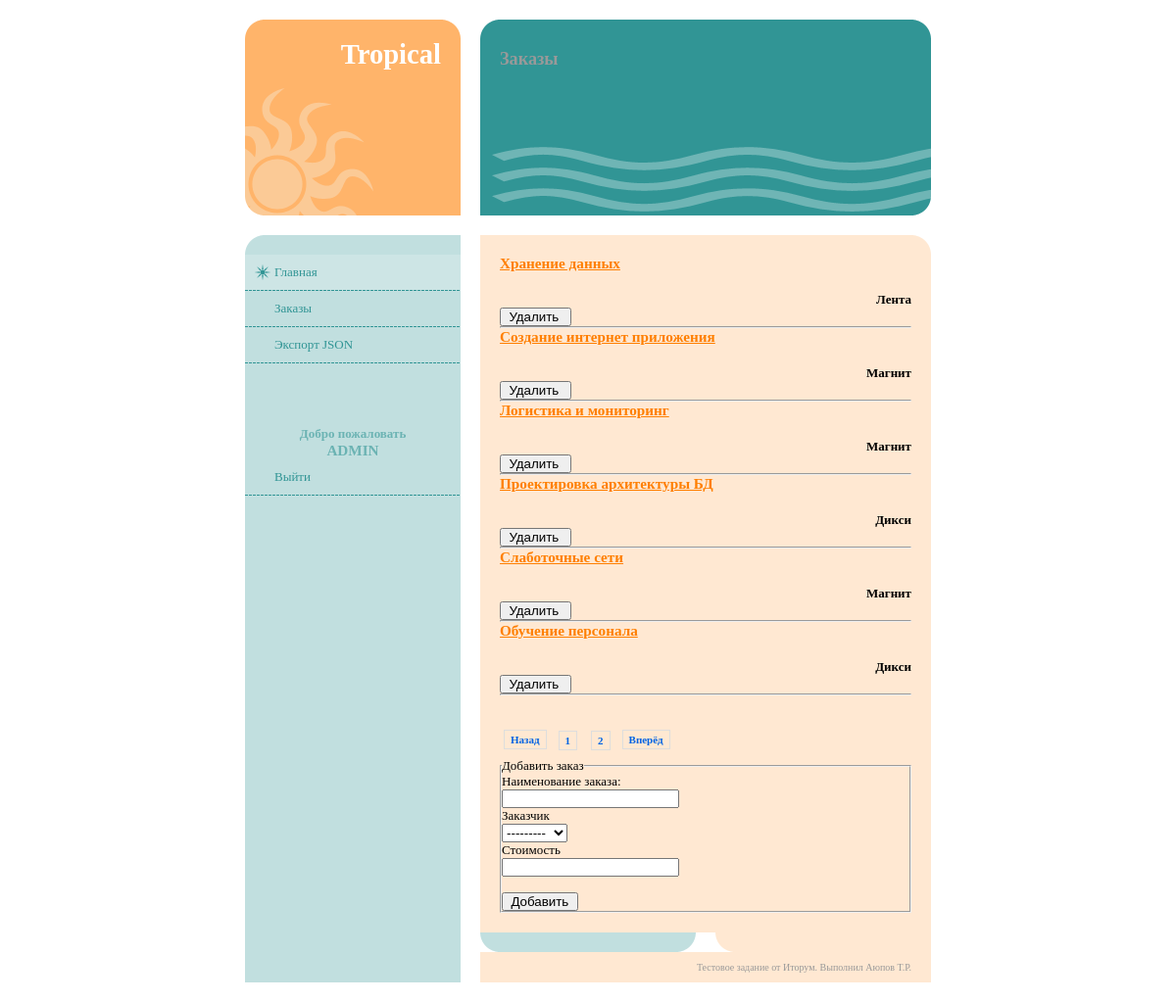
Screenshot of /orders/ (signed in) with the database file from the repository.
### orders/models.py (models this page shows, shortened)
class Order(models.Model):
    title = models.CharField(max_length=50)
    date_created = models.DateTimeField(auto_now_add=True)
    customer = models.ForeignKey(Customer, null=True, on_delete=models.CASCADE)
    price = models.DecimalField(max_digits=10, decimal_places=2)
    def get_absolute_url(self):
        return reverse('order_detail', kwargs={"pk": self.pk})

class Customer(models.Model):
    name = models.CharField(max_length=150, null=True, blank=True)
    def __str__(self):
        return self.name

### orders/views.py (the view)
# urls.py: path('', OrderList.as_view(), name='order_list'),
class OrderList(ListView):
    model = Order
    paginate_by = 6
    def get_context_data(self, **kwargs):
        context = super(OrderList, self).get_context_data(**kwargs)
        context['order_form'] = CreateOrderForm()
        return context

### orders/forms.py
class CreateOrderForm(forms.ModelForm):
    class Meta:
        model = Order
        fields = ['title', 'customer', 'price']

### orders/templates/orders/order_list.html (shortened to what this page needs)
{% extends 'test_task/index.html' %}
{% load static %}
{% block content %}
    {% for i in object_list %}
        <h3 class="title">
            <a href="{{ i.get_absolute_url }}">{{ i.title }}</a>
        </h3>
        <h4 align="right">{{ i.customer}}</h4>
            {% if request.user.is_authenticated %}
                <form method="POST" action="{% url 'delete_order' i.id %}">
                    <input type="submit" name="inputsubmit1" value="&nbsp; Удалить &nbsp; " />
                </form>
            {% endif %}
        <hr>
    {% empty %}
        <h3>В данный момент нет заказов</h3>
    {% endfor %}
    <br><br>
    <ul id="pagination-flickr">
        {% if page_obj.has_previous %}
            <li class="previous-off"><a href="?page={{ page_obj.previous_page_number }}"> Назад </a></li>
        {% else %}
            <li class="previous-off"><a href="">Назад </a></li>
        {% endif %}
        {% for i in page_obj.paginator.page_range %}
            {% if i != page_obj.number %}
                <li class="active"><a href="?page={{ i }}">{{ i }}</a></li>
            {% else %}
                <li class="active"><a href="#"><span>{{ i }}</span></a></li>
            {% endif %}
         {% endfor %}
        {% if page_obj.has_next %}
            <li class="previous-off"><a href="?page={{ page_obj.next_page_number }}">Вперёд</a></li>
        {% else %}
            <li class="previous-off"><a href="">Вперёд</a></li>
        {% endif %}
    </ul>
    <br><br>
{% if request.user.is_authenticated %}
    <form id="form1" method="post" action="{% url 'create_order' %}">
      <fieldset>
      <legend>Добавить заказ</legend>
      <label for="inputtext1">Наименование заказа:</label><br>
          {{ order_form.title}}<br>
      <label for="inputtext2">Заказчик</label><br>
          {{ order_form.customer}}<br>
      <label for="inputtext2">Стоимость</label><br>
          {{ order_form.price}}<br><br>
      <button type="submit">&nbsp; Добавить &nbsp; </button>
      </fieldset>
    </form>
{% endif %}
{% endblock content %}

### test_task/templates/test_task/index.html (shortened to what this page needs)
<!DOCTYPE html>
<head>
{% load static %}
<link href="{% static 'test_task/default.css' %}" rel="stylesheet" type="text/css" />
</head>
<body>
    <div id="logo">
      <h1><a href="#">Tropical</a></h1>
      <h2>Заказы</h2>
    </div>
    <div id="content">
      <div id="sidebar">
        <div id="menu">
          <ul>
            <li class="active"><a href="{% url 'main_page' %}">Главная</a></li>
            <li><a href="{% url 'order_list' %}">Заказы</a></li>
            <li><a href="{% url 'export_orders' %}">Экспорт JSON</a></li>
            {% if request.user.is_authenticated %}
                <br><br><br><br>
                <h4 align="center">Добро пожаловать</h4>
                <h3 align="center">{{ request.user.username.upper }}</h3>
                <li><a href="{% url 'logout' %}">Выйти</a></li>
            {% else %}
                <li><a href="{% url 'login' %}">Войти</a></li>
                <li><a href="{% url 'signup' %}">Регистрация</a></li>
            {% endif %}
          </ul>
        </div>
      </div>
      <div id="main">
        <div id="welcome" class="post">
            {% block content %}
            {% endblock content %}
      </div>
      <div id="extra" style="clear: both;"></div>
    </div>
    <div id="footer">
     <p>Тестовое задание от Иторум. Выполнил Аюпов Т.Р.</p>
    </div>
    </div>
</body>

### test_task/static/test_task/default.css (style rules this page uses)
* { margin: 0; padding: 0; }
body { margin: 20px 0; background: #FFFFFF; font: normal small Georgia, "Times New Roman", Times, serif; color: #999999; }
ul { margin-left: 3em; }
a { color: #3366FF; }
.post { padding: 20px; }
.post .title { margin-bottom: 20px; }
#logo { width: 700px; height: 220px; margin: 0 auto; }
#logo h1 { float: left; width: 180px; height: 160px; padding: 20px; background: #FFB46A url(images/img01.gif) no-repeat; text-align: right; font-size: 2.2em; }
#logo h2 { float: right; width: 420px; height: 150px; padding: 30px 20px 20px 20px; background: #319595 url(images/img02.gif) no-repeat; font-size: 1.4em; }
#logo a { text-decoration: none; color: #FFFFFF; }
#content { width: 700px; margin: 0 auto; background: url(images/img03.gif) repeat-y; }
#extra { clear: both; height: 20px; background: url(images/img06.gif) no-repeat; }
#main { float: right; width: 460px; background: url(images/img05.gif) no-repeat right top; color: #000000; }
#main a { color: #FF7F00; }
#sidebar { float: left; width: 220px; background: url(images/img04.gif) no-repeat; color: #6BB3B3; }
#sidebar a { color: #319595; }
#menu { padding: 20px 0; }
#menu ul { margin: 0; list-style: none; }
#menu li { display: block; padding-bottom: 1px; background: url(images/img07.gif) repeat-x left bottom; }
#menu a { display: block; width: 170px; padding: 10px 20px 10px 30px; text-decoration: none; }
#menu a:hover, #menu .active a { background: #CDE5E5 url(images/img08.gif) no-repeat 10px 50%; }
#footer { clear: both; width: 660px; margin: 0 auto; padding: 10px 0; }
#footer p { margin: 0; text-align: right; font-size: x-small; }
ul { border:0; margin:0; padding:0; }
#pagination-flickr li { border:0; margin:0; padding:0; font-size:11px; list-style:none; }
#pagination-flickr a { border:solid 1px #DDDDDD; margin-right:2px; }
#pagination-flickr .previous-off, #pagination-flickr .next-off { color:#666666; display:block; float:left; font-weight:bold; padding:3px 4px; }
#pagination-flickr .active { color:#ff0084; font-weight:bold; display:block; float:left; padding:4px 6px; }
#pagination-flickr a:link, #pagination-flickr a:visited { color:#0063e3; display:block; float:left; padding:3px 6px; text-decoration:none; }

### rows the page displays
Order: title "Хранение данных", customer "Лента"
Order: title "Создание интернет приложения", customer "Магнит"
Order: title "Логистика и мониторинг", customer "Магнит"
Order: title "Проектировка архитектуры БД", customer "Дикси"
Order: title "Слаботочные сети", customer "Магнит"
Order: title "Обучение персонала", customer "Дикси"

### other values shown
{{ request.user.username.upper }} "ADMIN"
{{ i }} "1"
{{ i }} "2"
